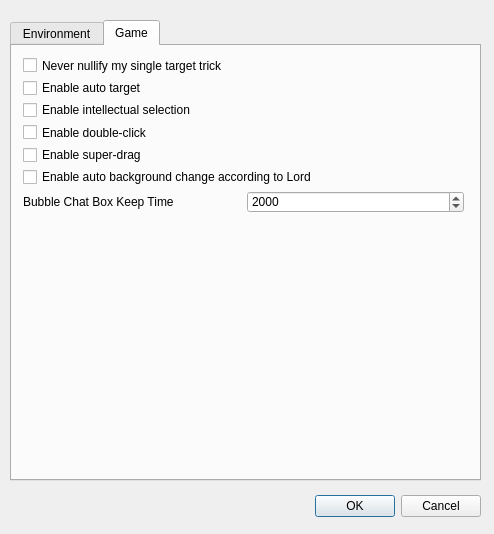
<?xml version="1.0" encoding="UTF-8"?>
<ui version="4.0">
 <class>ConfigDialog</class>
 <widget class="QDialog" name="ConfigDialog">
  <property name="windowModality">
   <enum>Qt::WindowModal</enum>
  </property>
  <property name="geometry">
   <rect>
    <x>0</x>
    <y>0</y>
    <width>494</width>
    <height>534</height>
   </rect>
  </property>
  <property name="sizePolicy">
   <sizepolicy hsizetype="Preferred" vsizetype="Preferred">
    <horstretch>0</horstretch>
    <verstretch>0</verstretch>
   </sizepolicy>
  </property>
  <property name="windowTitle">
   <string>Config dialog</string>
  </property>
  <widget class="QTabWidget" name="tabWidget">
   <property name="geometry">
    <rect>
     <x>10</x>
     <y>20</y>
     <width>471</width>
     <height>461</height>
    </rect>
   </property>
   <property name="currentIndex">
    <number>1</number>
   </property>
   <widget class="QWidget" name="envTab">
    <attribute name="title">
     <string>Environment</string>
    </attribute>
    <widget class="QGroupBox" name="audioGroupBox">
     <property name="geometry">
      <rect>
       <x>10</x>
       <y>140</y>
       <width>441</width>
       <height>191</height>
      </rect>
     </property>
     <property name="title">
      <string>Audio</string>
     </property>
     <widget class="QWidget" name="layoutWidget1">
      <property name="geometry">
       <rect>
        <x>10</x>
        <y>20</y>
        <width>421</width>
        <height>71</height>
       </rect>
      </property>
      <layout class="QVBoxLayout" name="verticalLayout_5">
       <item>
        <widget class="QLabel" name="setupBgMusicLabel">
         <property name="text">
          <string>Setup background music</string>
         </property>
         <property name="buddy">
          <cstring>bgMusicPathLineEdit</cstring>
         </property>
        </widget>
       </item>
       <item>
        <widget class="QLineEdit" name="bgMusicPathLineEdit">
         <property name="readOnly">
          <bool>true</bool>
         </property>
        </widget>
       </item>
       <item>
        <layout class="QHBoxLayout" name="horizontalLayout_2">
         <item>
          <spacer name="horizontalSpacer_2">
           <property name="orientation">
            <enum>Qt::Horizontal</enum>
           </property>
           <property name="sizeHint" stdset="0">
            <size>
             <width>40</width>
             <height>20</height>
            </size>
           </property>
          </spacer>
         </item>
         <item>
          <widget class="QPushButton" name="browseBgMusicButton">
           <property name="text">
            <string>Browse ...</string>
           </property>
          </widget>
         </item>
         <item>
          <widget class="QPushButton" name="resetBgMusicButton">
           <property name="text">
            <string>Reset</string>
           </property>
          </widget>
         </item>
        </layout>
       </item>
      </layout>
     </widget>
     <widget class="QWidget" name="layoutWidget2">
      <property name="geometry">
       <rect>
        <x>10</x>
        <y>100</y>
        <width>421</width>
        <height>18</height>
       </rect>
      </property>
      <layout class="QHBoxLayout" name="horizontalLayout_3">
       <item>
        <widget class="QCheckBox" name="enableEffectCheckBox">
         <property name="text">
          <string>Enable effects</string>
         </property>
         <property name="checked">
          <bool>true</bool>
         </property>
        </widget>
       </item>
       <item>
        <widget class="QCheckBox" name="enableLastWordCheckBox">
         <property name="text">
          <string>Enable last word</string>
         </property>
        </widget>
       </item>
       <item>
        <widget class="QCheckBox" name="enableBgMusicCheckBox">
         <property name="text">
          <string>Enable background music</string>
         </property>
         <property name="checked">
          <bool>true</bool>
         </property>
        </widget>
       </item>
      </layout>
     </widget>
     <widget class="QWidget" name="layoutWidget3">
      <property name="geometry">
       <rect>
        <x>10</x>
        <y>130</y>
        <width>411</width>
        <height>24</height>
       </rect>
      </property>
      <layout class="QHBoxLayout" name="horizontalLayout_5">
       <item>
        <widget class="QLabel" name="bgmVolumeLabel">
         <property name="text">
          <string>BGM    Volume</string>
         </property>
         <property name="buddy">
          <cstring>bgmVolumeSlider</cstring>
         </property>
        </widget>
       </item>
       <item>
        <widget class="QSlider" name="bgmVolumeSlider">
         <property name="maximum">
          <number>100</number>
         </property>
         <property name="value">
          <number>100</number>
         </property>
         <property name="orientation">
          <enum>Qt::Horizontal</enum>
         </property>
        </widget>
       </item>
      </layout>
     </widget>
     <widget class="QWidget" name="layoutWidget3_2">
      <property name="geometry">
       <rect>
        <x>10</x>
        <y>160</y>
        <width>411</width>
        <height>24</height>
       </rect>
      </property>
      <layout class="QHBoxLayout" name="horizontalLayout_6">
       <item>
        <widget class="QLabel" name="effectVolumeLabel">
         <property name="text">
          <string>Effect Volume</string>
         </property>
         <property name="buddy">
          <cstring>bgmVolumeSlider</cstring>
         </property>
        </widget>
       </item>
       <item>
        <widget class="QSlider" name="effectVolumeSlider">
         <property name="maximum">
          <number>100</number>
         </property>
         <property name="value">
          <number>100</number>
         </property>
         <property name="orientation">
          <enum>Qt::Horizontal</enum>
         </property>
        </widget>
       </item>
      </layout>
     </widget>
    </widget>
    <widget class="QGroupBox" name="bgGroupBox">
     <property name="geometry">
      <rect>
       <x>10</x>
       <y>10</y>
       <width>441</width>
       <height>121</height>
      </rect>
     </property>
     <property name="title">
      <string>Background</string>
     </property>
     <widget class="QWidget" name="layoutWidget4">
      <property name="geometry">
       <rect>
        <x>10</x>
        <y>20</y>
        <width>421</width>
        <height>73</height>
       </rect>
      </property>
      <layout class="QVBoxLayout" name="verticalLayout_2">
       <item>
        <layout class="QVBoxLayout" name="verticalLayout">
         <item>
          <widget class="QLabel" name="backgrounSetupLabel">
           <property name="text">
            <string>Setup background</string>
           </property>
           <property name="buddy">
            <cstring>bgPathLineEdit</cstring>
           </property>
          </widget>
         </item>
         <item>
          <widget class="QLineEdit" name="bgPathLineEdit">
           <property name="readOnly">
            <bool>true</bool>
           </property>
          </widget>
         </item>
        </layout>
       </item>
       <item>
        <layout class="QHBoxLayout" name="horizontalLayout">
         <item>
          <spacer name="horizontalSpacer">
           <property name="orientation">
            <enum>Qt::Horizontal</enum>
           </property>
           <property name="sizeHint" stdset="0">
            <size>
             <width>40</width>
             <height>20</height>
            </size>
           </property>
          </spacer>
         </item>
         <item>
          <widget class="QPushButton" name="browseBgButton">
           <property name="text">
            <string>Browse ...</string>
           </property>
          </widget>
         </item>
         <item>
          <widget class="QPushButton" name="resetBgButton">
           <property name="text">
            <string>Reset</string>
           </property>
          </widget>
         </item>
        </layout>
       </item>
      </layout>
     </widget>
     <widget class="QCheckBox" name="noIndicatorCheckBox">
      <property name="geometry">
       <rect>
        <x>140</x>
        <y>100</y>
        <width>95</width>
        <height>16</height>
       </rect>
      </property>
      <property name="text">
       <string>No indicator</string>
      </property>
     </widget>
     <widget class="QCheckBox" name="noEquipAnimCheckBox">
      <property name="geometry">
       <rect>
        <x>270</x>
        <y>100</y>
        <width>111</width>
        <height>16</height>
       </rect>
      </property>
      <property name="text">
       <string>No equip anim</string>
      </property>
     </widget>
     <widget class="QCheckBox" name="fullSkinCheckBox">
      <property name="geometry">
       <rect>
        <x>10</x>
        <y>100</y>
        <width>111</width>
        <height>16</height>
       </rect>
      </property>
      <property name="text">
       <string>Use full skin</string>
      </property>
     </widget>
    </widget>
    <widget class="QGroupBox" name="fontSetupGroupBox">
     <property name="geometry">
      <rect>
       <x>10</x>
       <y>340</y>
       <width>441</width>
       <height>91</height>
      </rect>
     </property>
     <property name="title">
      <string>Font setup</string>
     </property>
     <widget class="QPushButton" name="changeAppFontButton">
      <property name="geometry">
       <rect>
        <x>270</x>
        <y>20</y>
        <width>161</width>
        <height>23</height>
       </rect>
      </property>
      <property name="text">
       <string>Set application font</string>
      </property>
     </widget>
     <widget class="QLabel" name="appFontLabel">
      <property name="geometry">
       <rect>
        <x>10</x>
        <y>24</y>
        <width>96</width>
        <height>16</height>
       </rect>
      </property>
      <property name="text">
       <string>Application font</string>
      </property>
      <property name="buddy">
       <cstring>appFontLineEdit</cstring>
      </property>
     </widget>
     <widget class="QLineEdit" name="appFontLineEdit">
      <property name="enabled">
       <bool>true</bool>
      </property>
      <property name="geometry">
       <rect>
        <x>120</x>
        <y>23</y>
        <width>131</width>
        <height>20</height>
       </rect>
      </property>
      <property name="readOnly">
       <bool>true</bool>
      </property>
     </widget>
     <widget class="QLineEdit" name="textEditFontLineEdit">
      <property name="enabled">
       <bool>true</bool>
      </property>
      <property name="geometry">
       <rect>
        <x>120</x>
        <y>50</y>
        <width>131</width>
        <height>20</height>
       </rect>
      </property>
      <property name="readOnly">
       <bool>true</bool>
      </property>
     </widget>
     <widget class="QPushButton" name="setTextEditFontButton">
      <property name="geometry">
       <rect>
        <x>270</x>
        <y>50</y>
        <width>71</width>
        <height>23</height>
       </rect>
      </property>
      <property name="text">
       <string>Font ...</string>
      </property>
     </widget>
     <widget class="QLabel" name="textEditFontLabel">
      <property name="geometry">
       <rect>
        <x>10</x>
        <y>52</y>
        <width>91</width>
        <height>16</height>
       </rect>
      </property>
      <property name="text">
       <string>Text edit font</string>
      </property>
      <property name="buddy">
       <cstring>textEditFontLineEdit</cstring>
      </property>
     </widget>
     <widget class="QPushButton" name="setTextEditColorButton">
      <property name="geometry">
       <rect>
        <x>350</x>
        <y>50</y>
        <width>75</width>
        <height>23</height>
       </rect>
      </property>
      <property name="text">
       <string>Color ...</string>
      </property>
     </widget>
    </widget>
   </widget>
   <widget class="QWidget" name="gameTab">
    <attribute name="title">
     <string>Game</string>
    </attribute>
    <widget class="QWidget" name="horizontalLayoutWidget">
     <property name="geometry">
      <rect>
       <x>11</x>
       <y>145</y>
       <width>441</width>
       <height>22</height>
      </rect>
     </property>
     <layout class="QHBoxLayout" name="horizontalLayout_4">
      <item>
       <widget class="QLabel" name="bubbleChatBoxKeepLabel">
        <property name="text">
         <string>Bubble Chat Box Keep Time</string>
        </property>
       </widget>
      </item>
      <item>
       <widget class="QSpinBox" name="bubbleChatBoxKeepSpinBox">
        <property name="maximum">
         <number>5000</number>
        </property>
        <property name="value">
         <number>2000</number>
        </property>
       </widget>
      </item>
     </layout>
    </widget>
    <widget class="QWidget" name="">
     <property name="geometry">
      <rect>
       <x>11</x>
       <y>11</y>
       <width>307</width>
       <height>128</height>
      </rect>
     </property>
     <layout class="QVBoxLayout" name="verticalLayout_3">
      <item>
       <widget class="QCheckBox" name="neverNullifyMyTrickCheckBox">
        <property name="text">
         <string>Never nullify my single target trick</string>
        </property>
        <property name="checked">
         <bool>false</bool>
        </property>
       </widget>
      </item>
      <item>
       <widget class="QCheckBox" name="autoTargetCheckBox">
        <property name="enabled">
         <bool>true</bool>
        </property>
        <property name="text">
         <string>Enable auto target</string>
        </property>
        <property name="checked">
         <bool>false</bool>
        </property>
       </widget>
      </item>
      <item>
       <widget class="QCheckBox" name="intellectualSelectionCheckBox">
        <property name="enabled">
         <bool>true</bool>
        </property>
        <property name="text">
         <string>Enable intellectual selection</string>
        </property>
        <property name="checked">
         <bool>false</bool>
        </property>
       </widget>
      </item>
      <item>
       <widget class="QCheckBox" name="doubleClickCheckBox">
        <property name="enabled">
         <bool>true</bool>
        </property>
        <property name="text">
         <string>Enable double-click</string>
        </property>
        <property name="checked">
         <bool>false</bool>
        </property>
       </widget>
      </item>
      <item>
       <widget class="QCheckBox" name="superDragCheckBox">
        <property name="enabled">
         <bool>true</bool>
        </property>
        <property name="text">
         <string>Enable super-drag</string>
        </property>
        <property name="checked">
         <bool>false</bool>
        </property>
       </widget>
      </item>
      <item>
       <widget class="QCheckBox" name="backgroundChangeCheckBox">
        <property name="text">
         <string>Enable auto background change according to Lord</string>
        </property>
       </widget>
      </item>
     </layout>
    </widget>
    <zorder>neverNullifyMyTrickCheckBox</zorder>
    <zorder>autoTargetCheckBox</zorder>
    <zorder>intellectualSelectionCheckBox</zorder>
    <zorder>doubleClickCheckBox</zorder>
    <zorder>horizontalLayoutWidget</zorder>
    <zorder>superDragCheckBox</zorder>
    <zorder>bubbleChatBoxKeepLabel</zorder>
    <zorder>bubbleChatBoxKeepSpinBox</zorder>
    <zorder>backgroundChangeCheckBox</zorder>
    <zorder>backgroundChangeCheckBox</zorder>
   </widget>
  </widget>
  <widget class="QDialogButtonBox" name="buttonBox">
   <property name="geometry">
    <rect>
     <x>140</x>
     <y>490</y>
     <width>341</width>
     <height>32</height>
    </rect>
   </property>
   <property name="orientation">
    <enum>Qt::Horizontal</enum>
   </property>
   <property name="standardButtons">
    <set>QDialogButtonBox::Cancel|QDialogButtonBox::Ok</set>
   </property>
  </widget>
 </widget>
 <resources/>
 <connections>
  <connection>
   <sender>buttonBox</sender>
   <signal>accepted()</signal>
   <receiver>ConfigDialog</receiver>
   <slot>accept()</slot>
   <hints>
    <hint type="sourcelabel">
     <x>248</x>
     <y>254</y>
    </hint>
    <hint type="destinationlabel">
     <x>157</x>
     <y>274</y>
    </hint>
   </hints>
  </connection>
  <connection>
   <sender>buttonBox</sender>
   <signal>rejected()</signal>
   <receiver>ConfigDialog</receiver>
   <slot>reject()</slot>
   <hints>
    <hint type="sourcelabel">
     <x>316</x>
     <y>260</y>
    </hint>
    <hint type="destinationlabel">
     <x>286</x>
     <y>274</y>
    </hint>
   </hints>
  </connection>
 </connections>
</ui>
